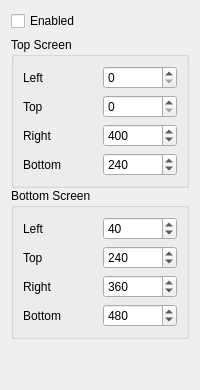
<?xml version="1.0" encoding="UTF-8" ?>
<ui version="4.0">
    <class>ConfigureCustomLayout</class>
    <widget class="QWidget" name="ConfigureCustomLayout">
        <property name="minimumSize">
            <size>
                <width>0</width>
                <height>0</height>
            </size>
        </property>
        <property name="windowTitle">
            <string>Form</string>
        </property>
        <layout class="QVBoxLayout" name="_2">
            <item>
                <widget class="QCheckBox" name="enabled">
                    <property name="text">
                        <string>Enabled</string>
                    </property>
                </widget>
            </item>
            <item>
                <widget class="QWidget" name="screens" native="true">
                    <layout class="QVBoxLayout">
                        <property name="spacing">
                            <number>0</number>
                        </property>
                        <property name="leftMargin">
                            <number>0</number>
                        </property>
                        <property name="topMargin">
                            <number>0</number>
                        </property>
                        <property name="rightMargin">
                            <number>0</number>
                        </property>
                        <property name="bottomMargin">
                            <number>0</number>
                        </property>
                        <item>
                            <widget class="QGroupBox" name="groupBox">
                                <property name="title">
                                    <string>Top Screen</string>
                                </property>
                                <layout class="QVBoxLayout" name="verticalLayout_2">
                                    <item>
                                        <layout class="QHBoxLayout" name="horizontalLayout">
                                            <item>
                                                <widget class="QLabel" name="label">
                                                    <property name="text">
                                                        <string>Left</string>
                                                    </property>
                                                </widget>
                                            </item>
                                            <item>
                                                <widget class="QSpinBox" name="top_left">
                                                    <property name="maximum">
                                                        <number>99999</number>
                                                    </property>
                                                </widget>
                                            </item>
                                        </layout>
                                    </item>
                                    <item>
                                        <layout class="QHBoxLayout" name="horizontalLayout_2">
                                            <item>
                                                <widget class="QLabel" name="label_2">
                                                    <property name="text">
                                                        <string>Top</string>
                                                    </property>
                                                </widget>
                                            </item>
                                            <item>
                                                <widget class="QSpinBox" name="top_top">
                                                    <property name="maximum">
                                                        <number>99999</number>
                                                    </property>
                                                </widget>
                                            </item>
                                        </layout>
                                    </item>
                                    <item>
                                        <layout class="QHBoxLayout" name="horizontalLayout_3">
                                            <item>
                                                <widget class="QLabel" name="label_3">
                                                    <property name="text">
                                                        <string>Right</string>
                                                    </property>
                                                </widget>
                                            </item>
                                            <item>
                                                <widget class="QSpinBox" name="top_right">
                                                    <property name="maximum">
                                                        <number>99999</number>
                                                    </property>
                                                    <property name="value">
                                                        <number>400</number>
                                                    </property>
                                                </widget>
                                            </item>
                                        </layout>
                                    </item>
                                    <item>
                                        <layout class="QHBoxLayout" name="horizontalLayout_4">
                                            <item>
                                                <widget class="QLabel" name="label_4">
                                                    <property name="text">
                                                        <string>Bottom</string>
                                                    </property>
                                                </widget>
                                            </item>
                                            <item>
                                                <widget class="QSpinBox" name="top_bottom">
                                                    <property name="maximum">
                                                        <number>99999</number>
                                                    </property>
                                                    <property name="value">
                                                        <number>240</number>
                                                    </property>
                                                </widget>
                                            </item>
                                        </layout>
                                    </item>
                                </layout>
                            </widget>
                        </item>
                        <item>
                            <widget class="QGroupBox" name="groupBox_2">
                                <property name="title">
                                    <string>Bottom Screen</string>
                                </property>
                                <layout class="QVBoxLayout" name="verticalLayout_3">
                                    <item>
                                        <layout class="QHBoxLayout" name="horizontalLayout_5">
                                            <item>
                                                <widget class="QLabel" name="label_5">
                                                    <property name="text">
                                                        <string>Left</string>
                                                    </property>
                                                </widget>
                                            </item>
                                            <item>
                                                <widget class="QSpinBox" name="bottom_left">
                                                    <property name="maximum">
                                                        <number>99999</number>
                                                    </property>
                                                    <property name="value">
                                                        <number>40</number>
                                                    </property>
                                                </widget>
                                            </item>
                                        </layout>
                                    </item>
                                    <item>
                                        <layout class="QHBoxLayout" name="horizontalLayout_6">
                                            <item>
                                                <widget class="QLabel" name="label_6">
                                                    <property name="text">
                                                        <string>Top</string>
                                                    </property>
                                                </widget>
                                            </item>
                                            <item>
                                                <widget class="QSpinBox" name="bottom_top">
                                                    <property name="maximum">
                                                        <number>99999</number>
                                                    </property>
                                                    <property name="value">
                                                        <number>240</number>
                                                    </property>
                                                </widget>
                                            </item>
                                        </layout>
                                    </item>
                                    <item>
                                        <layout class="QHBoxLayout" name="horizontalLayout_7">
                                            <item>
                                                <widget class="QLabel" name="label_7">
                                                    <property name="text">
                                                        <string>Right</string>
                                                    </property>
                                                </widget>
                                            </item>
                                            <item>
                                                <widget class="QSpinBox" name="bottom_right">
                                                    <property name="maximum">
                                                        <number>99999</number>
                                                    </property>
                                                    <property name="value">
                                                        <number>360</number>
                                                    </property>
                                                </widget>
                                            </item>
                                        </layout>
                                    </item>
                                    <item>
                                        <layout class="QHBoxLayout" name="horizontalLayout_8">
                                            <item>
                                                <widget class="QLabel" name="label_8">
                                                    <property name="text">
                                                        <string>Bottom</string>
                                                    </property>
                                                </widget>
                                            </item>
                                            <item>
                                                <widget class="QSpinBox" name="bottom_bottom">
                                                    <property name="maximum">
                                                        <number>99999</number>
                                                    </property>
                                                    <property name="value">
                                                        <number>480</number>
                                                    </property>
                                                </widget>
                                            </item>
                                        </layout>
                                    </item>
                                </layout>
                            </widget>
                        </item>
                    </layout>
                </widget>
            </item>
            <item>
                <spacer name="verticalSpacer">
                    <property name="orientation">
                        <enum>Qt::Vertical</enum>
                    </property>
                    <property name="sizeHint" stdset="0">
                        <size>
                            <width>20</width>
                            <height>40</height>
                        </size>
                    </property>
                </spacer>
            </item>
        </layout>
    </widget>
    <resources />
    <connections />
</ui>
